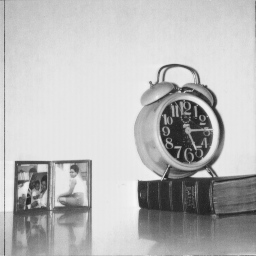
#> input picture clock.tiff, 256 x 256 px
$ python negative_transformation.py
#> lines starting #> are read from the running program, lines starting #| are printed output that depends on the picture
import numpy as np
from PIL import Image
from numpy import array
from numpy.linalg import norm
from scipy import ndimage
from skimage.io import imread


img = imread("clock.tiff")
#> img is the input picture: shape (256, 256); min 32, max 246, mean 186
input_image = Image.fromarray(img)
input_image.show()
print(img.shape)
#| (256, 256)
neg_transformed = np.max(img) - img
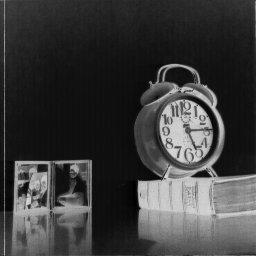
#> neg_transformed: shape (256, 256); min 0, max 214, mean 60
print(neg_transformed)
#> (printed output is left out)
final_image1 = Image.fromarray(neg_transformed)

final_image1.show()
